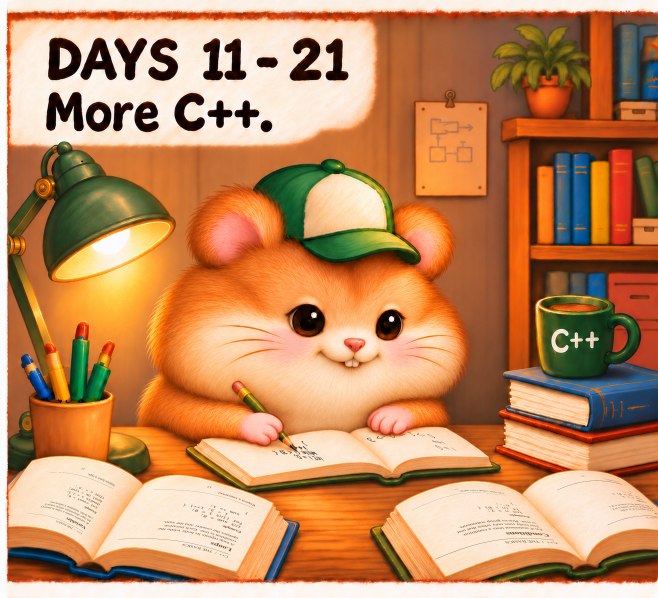
#> input picture research/github-profile/drafts/21-days/writing-motion/scratch/gentle-smile-notebook-gaze/candidate.png, 1316 x 1195 px, found by its file name (shown at 1/2 size)
$ python prepare-gaze.py
#> lines starting #> are read from the running program, lines starting #| are printed output that depends on the picture; after the words box and inside, x2 and y2 are one past the last pixel; in counts of white or black regions, pixels touching at a corner belong together
from math import floor, hypot
from pathlib import Path
import json

from PIL import Image, ImageChops

p = Path(__file__).resolve().parent
base = Image.open(p.parent / 'gentle-smile-soft-rim/candidate.png').convert('RGB')
#> base is the input picture: PIL image 1316x1195 RGB; mean R, G, B 191.8, 137.1, 94.6
result = base.copy()
pixels = base.load()
allowed = Image.new('L', base.size)
#> allowed: PIL image 1316x1195 L; every value is 0
# Canvas coordinates. The target is the existing ink just to the right of the pencil tip.
target = (608, 905)
eyes = [
    dict(center=(616, 642), radii=(30, 29), shift=(-1, 9), light=(628, 630, 9, 9)),
    dict(center=(777, 649), radii=(23, 28), shift=(-6, 9), light=(783, 637, 8, 9)),
]


def smooth(x):
    x = max(0, min(1, x))
    return x * x * (3 - 2 * x)


def separate_reflection(light):
    cx, cy, rx, ry = light
    interior = {}
    for y in range(cy - ry, cy + ry + 1):
        for x in range(cx - rx, cx + rx + 1):
            if hypot((x-cx)/rx, (y-cy)/ry) < 1:
                interior[x,y] = tuple(float(c) for c in pixels[x, cy + ry])
    # Extend neighbouring dark iris colours through the small reflection footprint.
    for _ in range(170):
        for x,y in interior:
            neighbours = [interior.get(q, pixels[q]) for q in ((x-1,y),(x+1,y),(x,y-1),(x,y+1))]
            interior[x,y] = tuple(sum(c[i] for c in neighbours)*.25 for i in range(3))
    return interior


def bilinear(x, y, clean):
    ix, iy = floor(x), floor(y)
    u, v = x-ix, y-iy
    a, b, c, d = [clean.get(q, pixels[q]) for q in ((ix,iy),(ix+1,iy),(ix,iy+1),(ix+1,iy+1))]
    return tuple((a[i]*(1-u)+b[i]*u)*(1-v)+(c[i]*(1-u)+d[i]*u)*v for i in range(3))


for eye in eyes:
    cx, cy = eye['center']
    rx, ry = eye['radii']
    dx, dy = eye['shift']
    clean = separate_reflection(eye['light'])
    for y in range(cy-ry, cy+ry+1):
        for x in range(cx-rx, cx+rx+1):
            r = hypot((x-cx)/rx, (y-cy)/ry)
            if r >= 1:
                continue
            allowed.putpixel((x,y), 255)
            weight = 1-smooth((r-.22)/.78)
            colour = bilinear(x-dx*weight, y-dy*weight, clean)
            original = pixels[x,y]
            # Reapply the original reflected light at its original coordinates.
            if (x,y) in clean:
                colour = tuple(colour[i]+original[i]-clean[x,y][i] for i in range(3))
            result.putpixel((x,y),tuple(round(max(0,min(255,c))) for c in colour))
#> this loop made 2 passes
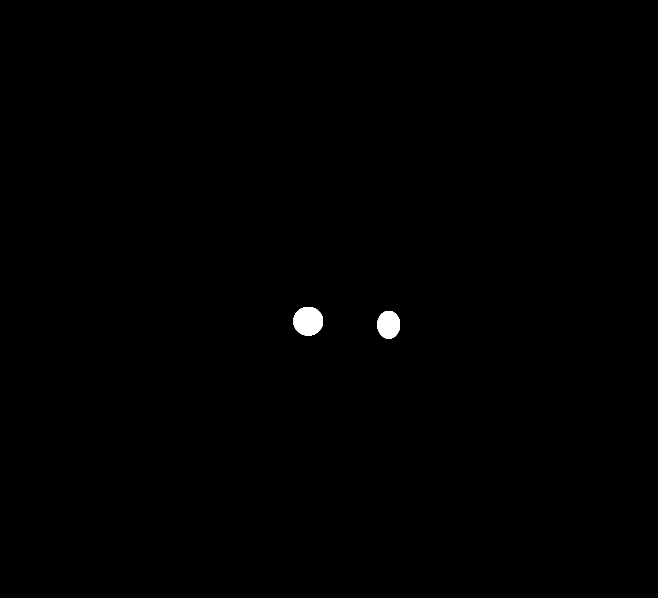
#> allowed: PIL image 1316x1195 L (shown at 1/2 size); 0.3% white; 2 white regions, box (x1, y1, x2, y2) and area: (587, 614, 646, 671) 2719, (755, 622, 800, 677) 2015

diff = ImageChops.difference(base,result)
outside = ImageChops.composite(Image.new('RGB',base.size),diff,allowed)
#> outside: PIL image 1316x1195 RGB; every value is 0
assert not outside.getbbox()
result.save(p/'candidate.png')
#> (the run stopped early here; a loop or call above may not have finished)
